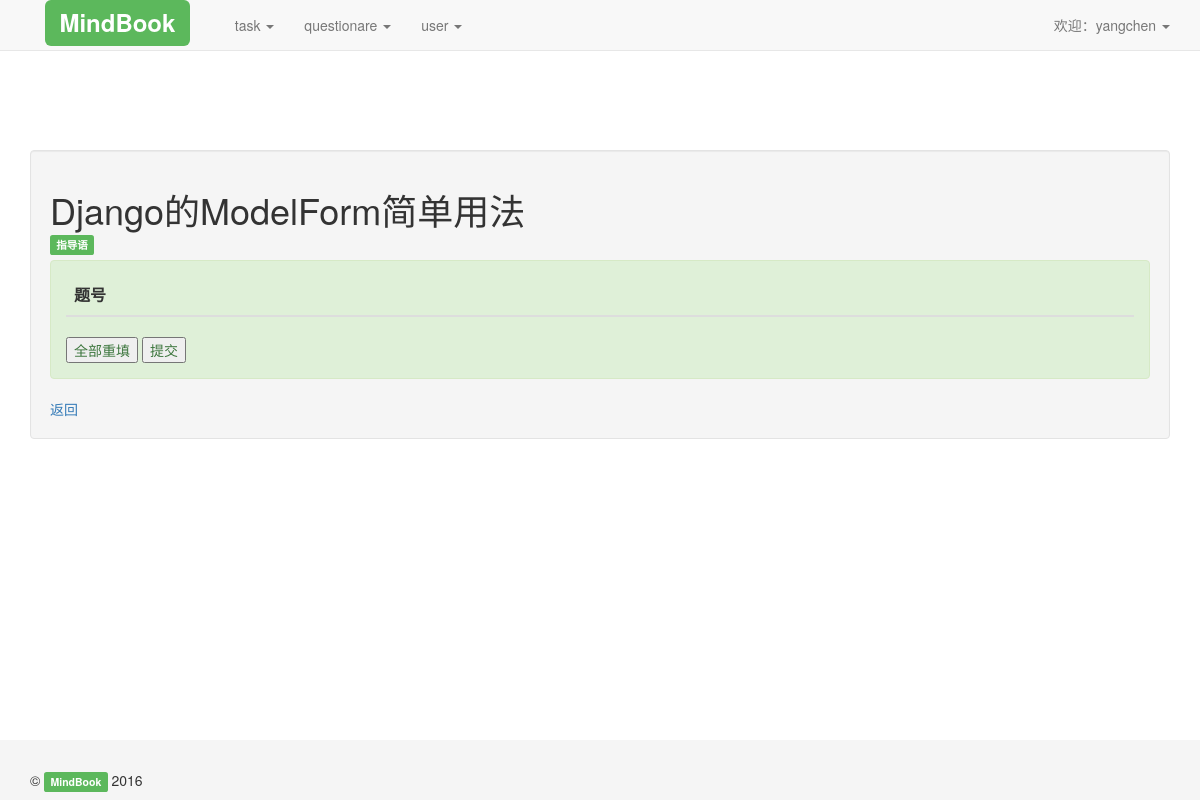
Page /qq/qview/3/ (signed in) on the earlier database version.
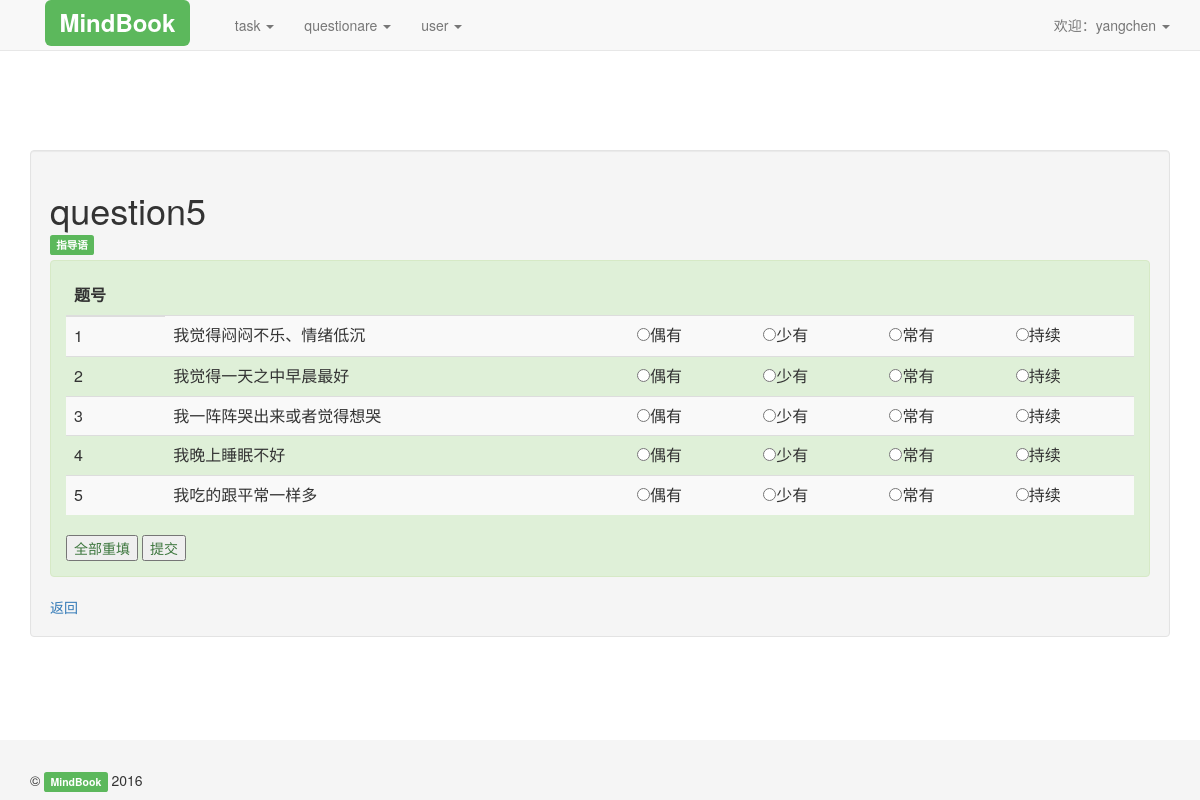
Same page on the later database version.
### qq/models.py (models this page shows, shortened)
class Questionare(models.Model):
    creater = models.ForeignKey(User)
    title = models.CharField(u'名称*',max_length=2000,blank=False, null=True,)
    desc = models.TextField(u'简介',max_length=2000,blank=True, null=True)
    guidance = models.TextField(u'指导语',max_length=2000,blank=True, null=True)
    item_count = models.CharField(u'题目数',max_length=2000,blank=True, null=True,default = '0')
    sub_count = models.CharField(u'子维度数',max_length=2000,blank=True, null=True,default = '0')
    created_time = models.DateTimeField()
    item_file = models.FileField(u'上传题目*',blank=False,null=True)
    file_name = models.CharField(max_length=2000,blank=True, null=True)
    file_path = models.CharField(max_length=2000,blank=True, null=True)
    topic = models.CharField(max_length=2000,blank=True, null=True)
    file_format = models.CharField(max_length=2000,blank=True, null=True)
    if_stored = models.CharField(max_length=2000,blank=True, null=True,default = 'not')
    if_in_use = models.CharField(max_length=2000,blank=True, null=True,default = 'not')

class Question(models.Model):
    q_order = models.CharField(max_length=2000,blank=True, null=True)# 在问卷内的题目序号
    q_name = models.CharField(max_length=2000,blank=True, null=True)
    group = models.CharField(max_length=2000,blank=True, null=True)
    qn_id = models.ForeignKey(Questionare)#大哥是问卷Questionare
    qn_name = models.CharField(max_length=2000,blank=True, null=True)

class Option(models.Model):
    o_order = models.CharField(max_length=2000,blank=True, null=True)# 在题目内的序号
    o_name = models.CharField(max_length=2000,blank=True, null=True)
    o_value = models.CharField(max_length=2000,blank=True, null=True)
    q_id = models.ForeignKey(Question)#大哥是问题Question
    q_name = models.CharField(max_length=2000,blank=True, null=True)
    qn_id = models.ForeignKey(Questionare)#大哥的大哥是问卷Questionare
    qn_name = models.CharField(max_length=2000,blank=True, null=True)#大哥的大哥

### qq/views.py (the view)
# urls.py: url(r'qview/(?P<pp>[0-9]+)/$', 'qq.views.qview', name='qview'),
@login_required
def qview(request,pp):
    generate_user = request.user.username
    user = User.objects.get(username__exact= generate_user)
    if user is not None and user.is_active:
        qn = get_object_or_404(Questionare, pk=pp)
        qqs = Question.objects.filter(qn_id_id=qn.id)
        qqids = []
        for qq in qqs:
            qqid = int(qq.id)
            qqids.append(qqid)
        ops = Option.objects.filter(q_id_id__in=qqids)
        alreadytaken = 'no'
        isrecord = QnRecord.objects.filter(Q(taker_id=user), Q(qn_id=qn))
        if isrecord.count():
                alreadytaken = 'yes'
        return render_to_response('qq/qview.html', RequestContext(request,
            {'qn': qn,
            'qqs': qqs,
            'ops': ops,
            'isrecord': isrecord,
            'qqids': qqids,
            'alreadytaken': alreadytaken,
            }))

### qq/templates/qq/qview.html (shortened to what this page needs)
{% extends 'base.html' %}
{% block content %}
    <div  class="well">
       <h1>{{qn.title}}</h1>
        <h5><span class="label label-success">指导语</span>{{qn.guidance}}</h5>
<form action="{% url 'q_submit' pp=qn.pk %} " method="POST"  class="alert alert-success">
<table class="table table-striped">
            <thead>
              <tr>
                <th>题号</th>
            </tr>
           </thead>
            <tbody>
           {% for qq in qqs %}
              <tr>
                <td>{{qq.q_order}}</td>
                <td>{{qq.q_name}}</td>
                {% for op in ops %}
                    {% if op.q_id.id == qq.id %}
                  <td><input type="radio" name="q{{qq.id}}" value="{{op.o_name}}" />{{op.o_name}}</td>
                    {% endif %}
                {% endfor %}
            </tr>
            {% endfor %}
            </tbody>
          </table>
<input type="reset" value="全部重填"/> <input type="submit" value="提交"/>
</form>
<a href="javascript:history.go(-1)"> 返回</a>
</div>
{% endblock %}

Differences in the rows shown:
changed Questionare: title "Django的ModelForm简单用法" → "question5"
now on this page (row edited): Question: q_order "1", q_name "我觉得闷闷不乐、情绪低沉"
now on this page (row edited): Option: o_name "偶有", shown under "1"
now on this page (row edited): Option: o_name "少有", shown under "1"
now on this page (row edited): Option: o_name "常有", shown under "1"
now on this page (row edited): Option: o_name "持续", shown under "1"
now on this page (row edited): Question: q_order "2", q_name "我觉得一天之中早晨最好"
now on this page (row edited): Option: o_name "偶有", shown under "2"
now on this page (row edited): Option: o_name "少有", shown under "2"
now on this page (row edited): Option: o_name "常有", shown under "2"
now on this page (row edited): Option: o_name "持续", shown under "2"
added Question: q_order "3", q_name "我一阵阵哭出来或者觉得想哭"
added Option: o_name "偶有", shown under "3"
added Option: o_name "少有", shown under "3"
added Option: o_name "常有", shown under "3"
added Option: o_name "持续", shown under "3"
added Question: q_order "4", q_name "我晚上睡眠不好"
added Option: o_name "偶有", shown under "4"
added Option: o_name "少有", shown under "4"
added Option: o_name "常有", shown under "4"
added Option: o_name "持续", shown under "4"
added Question: q_order "5", q_name "我吃的跟平常一样多"
added Option: o_name "偶有", shown under "5"
added Option: o_name "少有", shown under "5"
added Option: o_name "常有", shown under "5"
added Option: o_name "持续", shown under "5"
